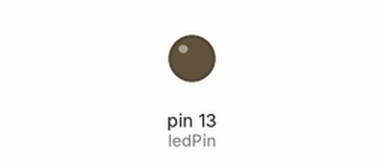
Bench run of a program on a simulated Arduino Uno, built with avr-gcc and run on an emulated ATmega328P. Parts: output pins drawn as LEDs (lit = HIGH). What the program prints to the serial monitor is not drawn.

Above: at 0.3 s.
Timing chart, 0 to 3.0 s (numbered marks = the images above):
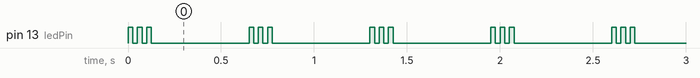

Measured:
- by itself, pin 13 (ledPin): repeats every 0.65 s: 2 × (LOW 0.03 s, HIGH 0.03 s), LOW 0.53 s, HIGH 0.03 s

The program:

main.cpp
```cpp
#include "Arduino.h"

extern "C" void __cxa_pure_virtual(void);
void __cxa_pure_virtual(void) {}


// prototypes
void blink(int n, int d);

// variables
int ledPin = 13; // LED connected to digital pin 13

void setup() {
	Serial.begin(9600); // opens serial port, sets data rate to 9600 bps
	pinMode(ledPin, OUTPUT); // sets the digital pin as output
	Serial.println("------------------");
	Serial.println("   hello world");
	Serial.println("------------------");
}

void loop() {
	blink(3, 50); // blink led (n times, ms interval)
	delay(500); // wait 1 sec
}


void blink(int n, int d) {
	for (int i = 0; i < n; i++) {
		digitalWrite(ledPin, HIGH);
		delay(d / 2);
		digitalWrite(ledPin, LOW);
		delay(d / 2);
	}
}

int main(void) {
	init();
	setup();
	for (;;) loop();
	return 0;
}
```
